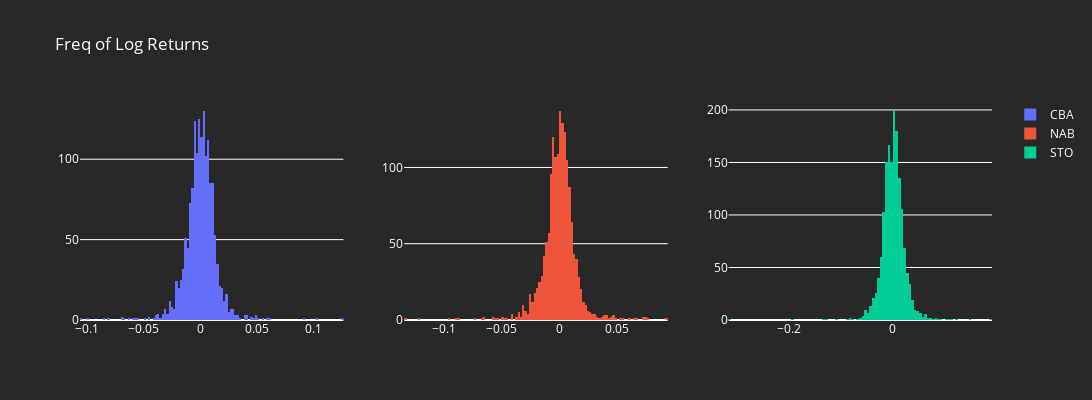

This figure's notebook cell:
### Code cell
fig = make_subplots(rows=1, cols=3)
trace0 = go.Histogram(x=log_rtns['CBA.AX'], name='CBA')
trace1 = go.Histogram(x=log_rtns['NAB.AX'], name='NAB')
trace2 = go.Histogram(x=log_rtns['STO.AX'], name='STO')

fig.append_trace(trace0, 1, 1)
fig.append_trace(trace1, 1, 2)
fig.append_trace(trace2, 1, 3)

fig.update_layout(autosize=False, width=1200, height=400,
                  title='Freq of Log Returns',
                  plot_bgcolor='rgb(40, 40, 40)',
                  paper_bgcolor='rgb(40, 40, 40)',
                  font=dict(color='white'))

fig.show()

### Figure 1 — Plotly figure (JSON) as saved in the notebook; plotly's stock layout.template omitted (floating-point values rounded to 4 significant figures; data arrays with more than 128 entries replaced by an {"elided": "..."} marker saying what was removed)
{"data": [{"name": "CBA", "x": {"elided": "1600 float values"}, "type": "histogram", "xaxis": "x", "yaxis": "y"}, {"name": "NAB", "x": {"elided": "1600 float values"}, "type": "histogram", "xaxis": "x2", "yaxis": "y2"}, {"name": "STO", "x": {"elided": "1600 float values"}, "type": "histogram", "xaxis": "x3", "yaxis": "y3"}], "layout": {"xaxis": {"anchor": "y", "domain": [0, 0.2889], "type": "linear", "range": [-0.106, 0.126], "autorange": true}, "yaxis": {"anchor": "x", "domain": [0, 1], "range": [0, 136.8], "autorange": true}, "xaxis2": {"anchor": "y2", "domain": [0.3556, 0.6444], "type": "linear", "range": [-0.134, 0.094], "autorange": true}, "yaxis2": {"anchor": "x2", "domain": [0, 1], "range": [0, 144.2], "autorange": true}, "xaxis3": {"anchor": "y3", "domain": [0.7111, 1], "type": "linear", "range": [-0.315, 0.19], "autorange": true}, "yaxis3": {"anchor": "x3", "domain": [0, 1], "range": [0, 209.5], "autorange": true}, "font": {"color": "white"}, "autosize": false, "width": 1200, "height": 400, "title": {"text": "Freq of Log Returns"}, "plot_bgcolor": "rgb(40, 40, 40)", "paper_bgcolor": "rgb(40, 40, 40)"}}
